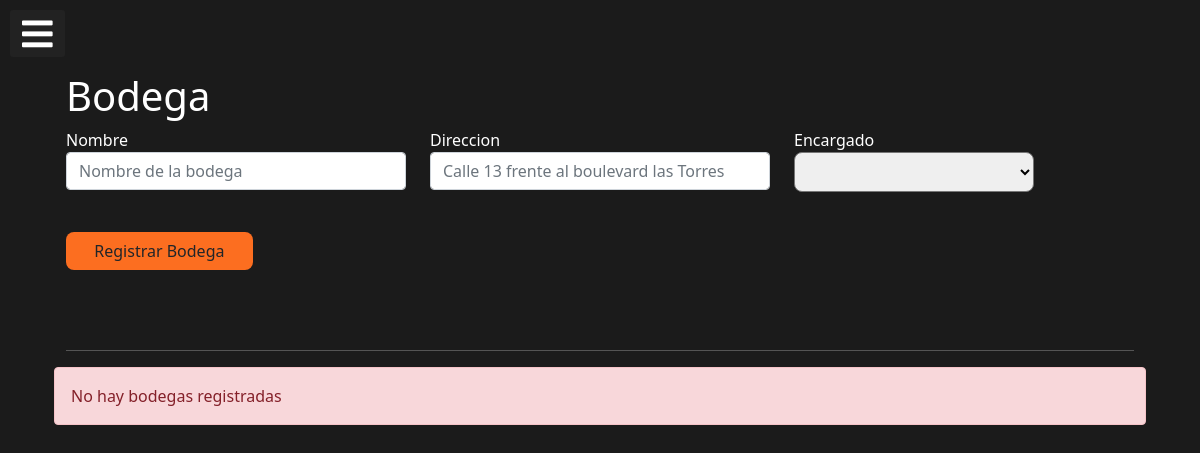
Before: /inventario/bodega/ (signed in) with the older database file.
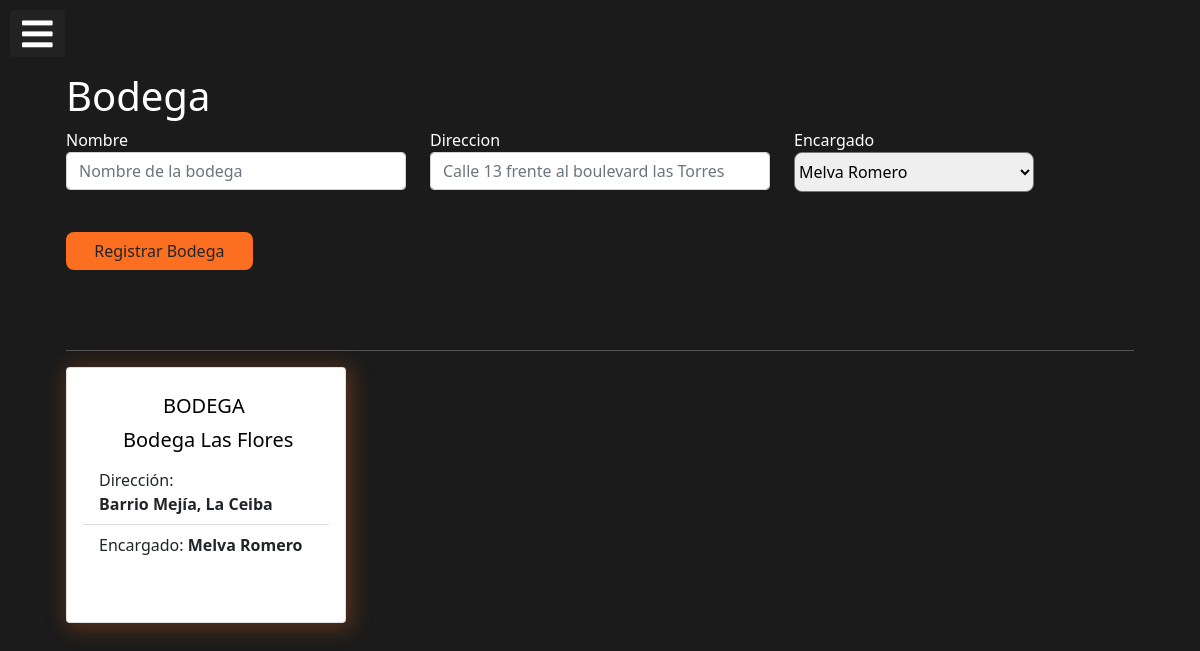
After: the same page with the newer database file.
### app_inventarioBodega/models.py (models this page shows, shortened)
class Bodega(models.Model):
    nombre = models.CharField(max_length=30)
    direccion = models.TextField()
    encargado = models.ForeignKey(Empleado, on_delete=models.CASCADE)

class Empleado(models.Model):
    nombre = models.CharField(max_length=30)
    apellido = models.CharField(max_length=30)
    direccion = models.TextField()
    telefono = models.IntegerField()
    correo = models.EmailField()
    fechaIngreso = models.DateField()
    user = models.OneToOneField(User, on_delete=models.CASCADE, null=True, blank=True)
    def __str__(self):
        return f'{self.nombre} {self.apellido}'

### app_inventarioBodega/views.py (the view, shortened to what this page needs)
# urls.py: path('bodega/', views.bodega, name='bodega'),
@login_required()
def bodega(request):
    data = Bodega.objects.all().order_by('nombre')
    emp = Empleado.objects.all().order_by('nombre')
    ctx = {
        'bodega' : data,
        'emp': emp,
        'msj':'success',
    }
    return render(request, 'bodega/bodega.html', ctx)

### app_inventarioBodega/templates/bodega/bodega.html (shortened to what this page needs)
{% extends "base.html" %}
{% block container %}
    <div class="container" style="color: #FFFFFF">
        <h1>Bodega</h1>
        <form action="{% url 'inventario:bodega' %}" method="POST">
            <div class="row mb-4">
                <div class="col-4">
                    <div class="mb-3">
                        <label for="nombre" >Nombre</label>
                        <input type="text" value="{{ b.nombre }}" name="nombre" id="nombre" class="form-control" required placeholder="Nombre de la bodega" autofocus >
                    </div>
                </div>
                <div class="col-4">
                    <div class="mb-3">
                        <label for="direccion" >Direccion</label>
                        <input type="text" value="{{ b.direccion }}" name="direccion" id="direccion" class="form-control" required placeholder="Calle 13 frente al boulevard las Torres">
                    </div>
                </div>
                <div class="col-3">
                    <div class="mb-3">
                        <label for="encargado" >Encargado</label>
                        <select name="encargado" id="encargado" style="width:15rem; height:2.5rem; border-radius: 8px;">
                        {% for e in emp %}
                            <option value="{{e.id}}">{{e.nombre}} {{e.apellido}}</option>
                        {% endfor %}
                    </select>
                    </div>
                </div>
            </div>
            <div class="row mb-4">
                <div class="col-3">
                    <div class="mb-3">
                        <input type="submit" class="btn" style="width: 75%;height: 3.5rb;border-radius: 8px;background-color: #FC6E20;" value="Registrar Bodega">
                    </div>
                </div>
            </div>
        </form>
        <br>
        <hr>
        <div class="row">
             {% for b in bodega %}
                <div class="col-3" style="margin-right:15px">
                    <div class="card mb-4" style="width: 17.5rem; box-shadow: 3px 3px 20px 4px rgba(252,110,32,0.25);margin-right: 3px;height: 16rem;">
                        <div class="card-body">
                            <h5 class="card-title " style="color: black; margin-left: 80px; margin-top: 10px;">BODEGA </h5>
                            <h5 class="card-title " style="color: black; margin-left: 40px; margin-top: 10px;">{{ b.nombre }} </h5>
                            <ul class="list-group list-group-flush">
                                <li class="list-group-item">Dirección:<br> <strong>{{ b.direccion }}</strong></li>
                                <li class="list-group-item">Encargado: <strong>{{ b.encargado }} </strong></li>
                            </ul>
                        </div>
                    </div>
                </div>
            {% empty %}
                <div class="alert alert-danger">No hay bodegas registradas</div>
            {% endfor %}
        </div>
    </div>
{% endblock %}

Changed rows visible on the page:
added Bodega: nombre "Bodega Las Flores", direccion "Barrio Mejía, La Ceiba", encargado "Melva Romero"
Other visible differences:
form field encargado: (not shown) → "Melva Romero"
text no longer shown: "No hay bodegas registradas"
